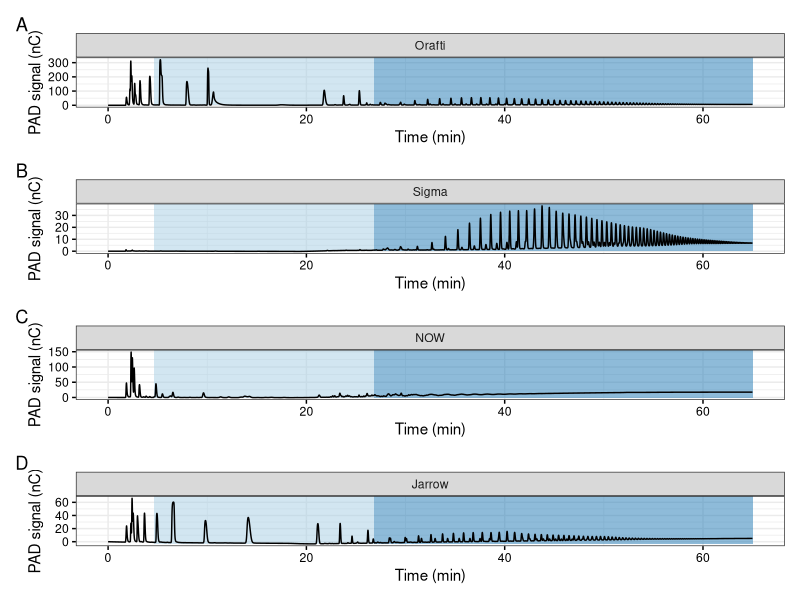
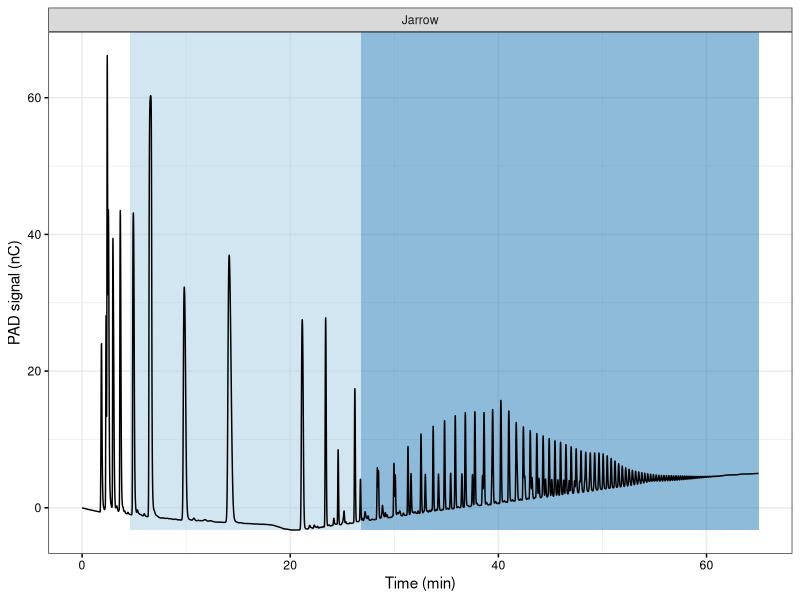
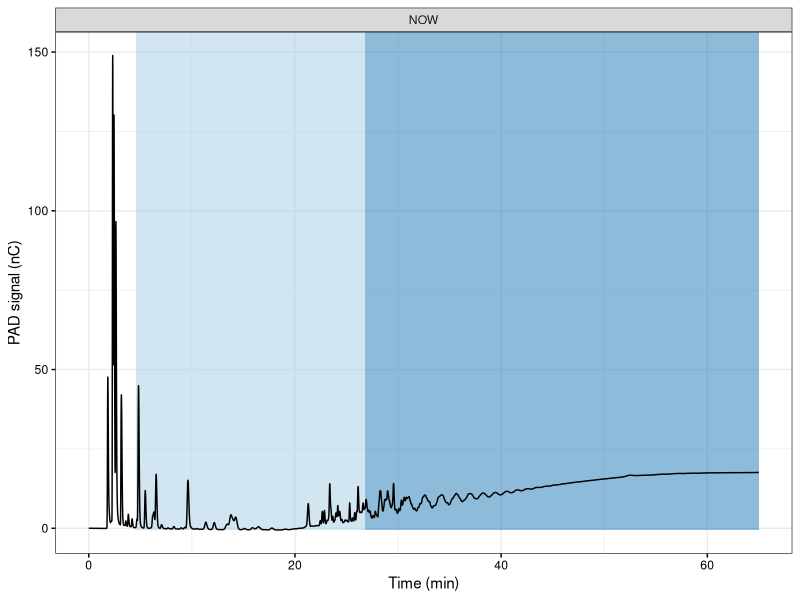
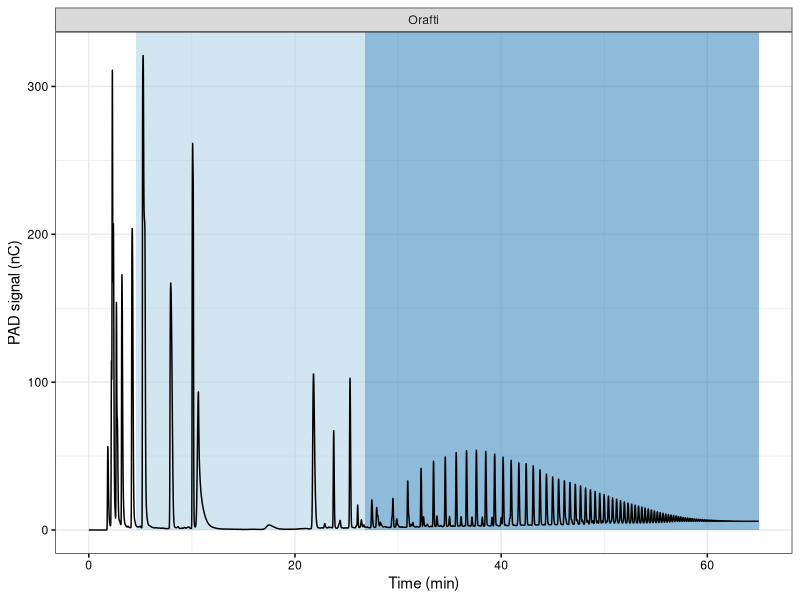
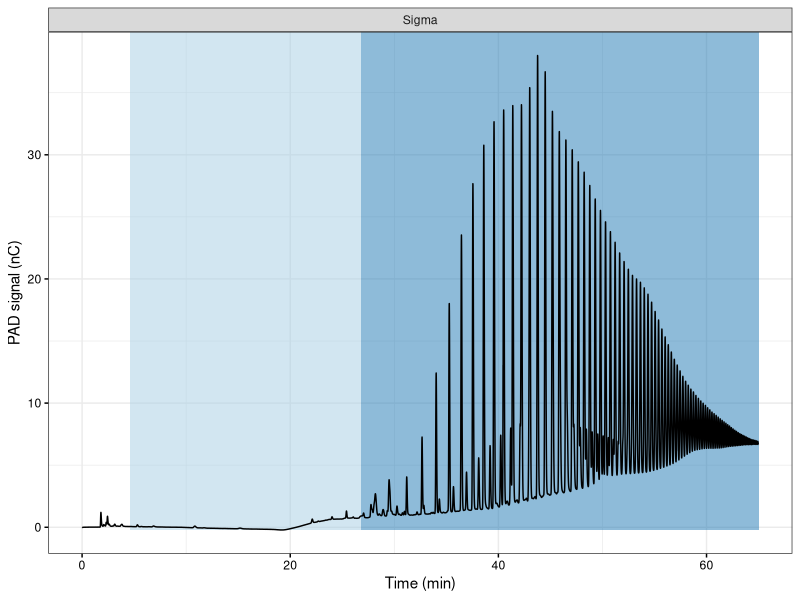

Write R code to recreate these figures, in order.
## ---- chunk 1
library(tidyverse)
library(RColorBrewer)
library(patchwork)

theme_set(theme_bw() +
            theme(axis.text = element_text(color = "black"),
                  axis.ticks = element_line(color = "black"),
                  plot.title = element_text(hjust = 0.5)))


## ---- chunk 2
orafti <- read.csv("data/HPAEC/inulin_orafti_synergy1.csv")
sigma <- read.csv("data/HPAEC/inulin_sigma_dahlia.csv")
now <- read.csv("data/HPAEC/inulin_now.csv")
jarrow <- read.csv("data/HPAEC/inulin_jarrow.csv")

## ---- chunk 3
plot_spectra <- function(df, name) {
  df %>%
    filter(time < 65) %>%
    mutate(name = name) %>%
    ggplot(aes(x=time, y=signal)) +
    annotate("rect", xmin = 4.6, xmax = 26.8, ymin = min(df$signal), ymax = Inf, fill = "#A6CEE3", alpha = 0.5) +
    annotate("rect", xmin = 26.8, xmax = 65, ymin = min(df$signal), ymax = Inf, fill = "#1F78B4", alpha = 0.5) +
    geom_line() +
    facet_wrap(~name) +
    labs(x = "Time (min)", y = "PAD signal (nC)") %>%
    return()
}

p_orafti <- plot_spectra(orafti, "Orafti")
p_sigma <- plot_spectra(sigma, "Sigma")
p_now <- plot_spectra(now, "NOW")
p_jarrow <- plot_spectra(jarrow, "Jarrow")

## ---- chunk 4
figS11 <- p_orafti / p_sigma / p_now / p_jarrow + plot_annotation(tag_levels = "A")
#ggsave("plots/figS11.png", figS11, height = 10, width = 8)

